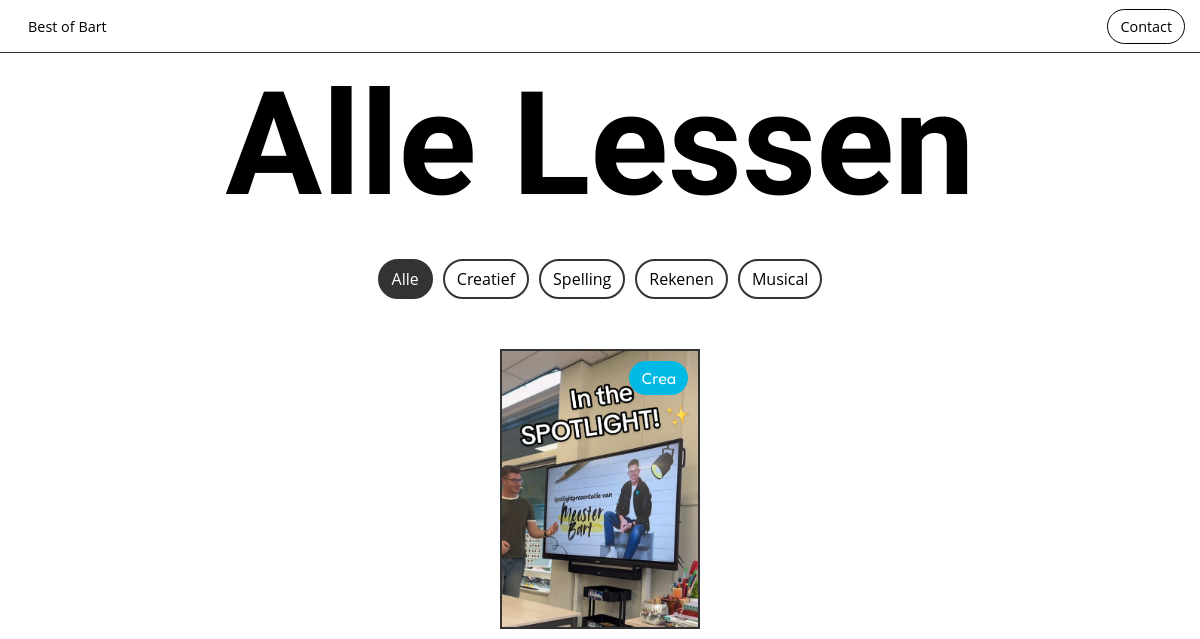
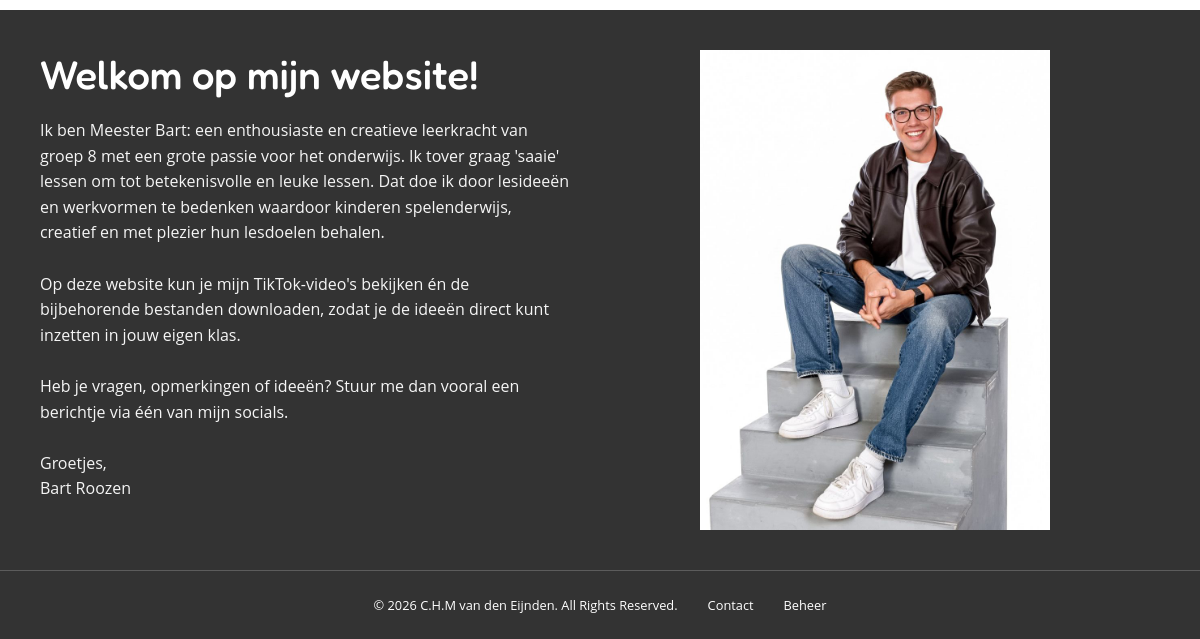
/lessen/, run on an earlier commit of the app's database (2 pictures, top to bottom).
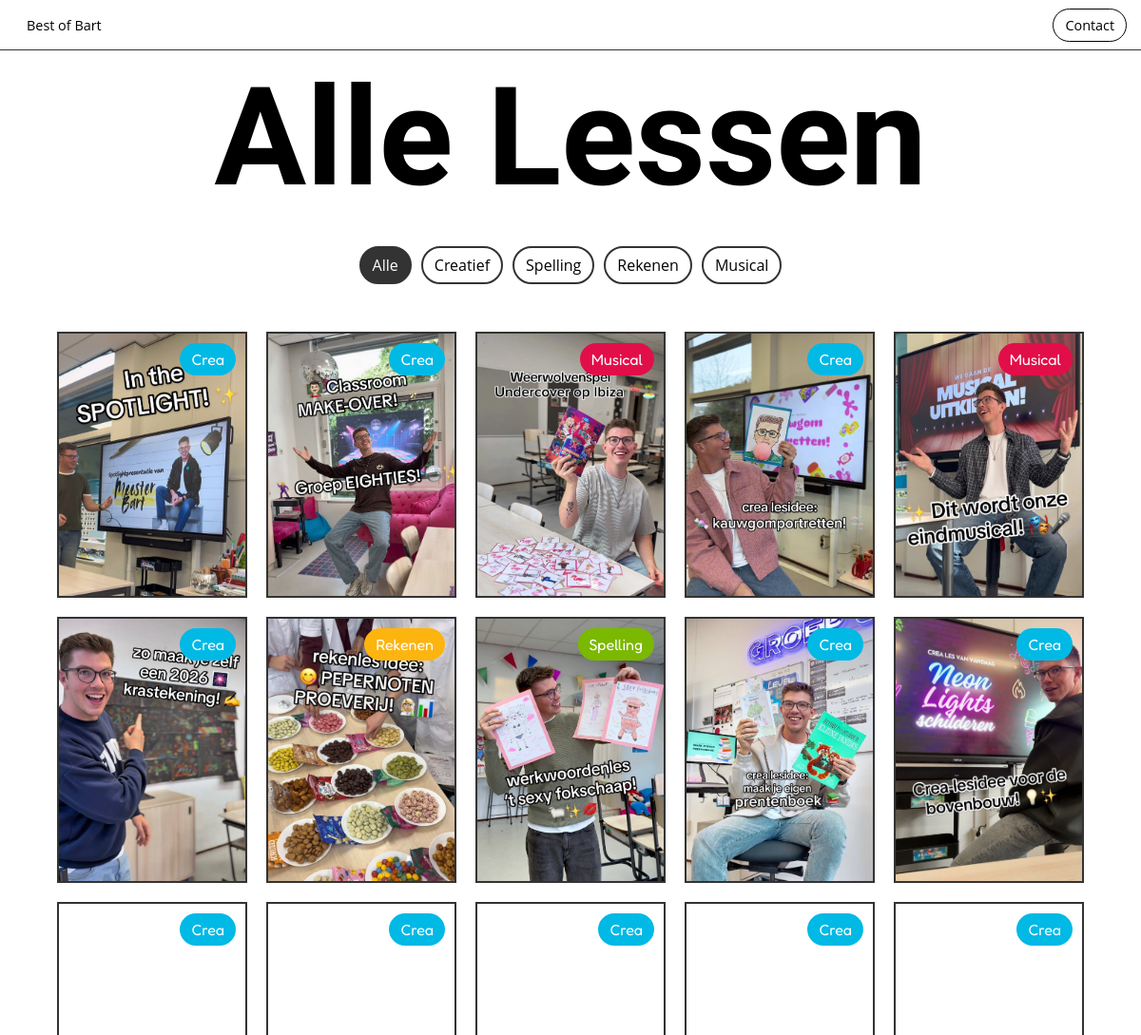
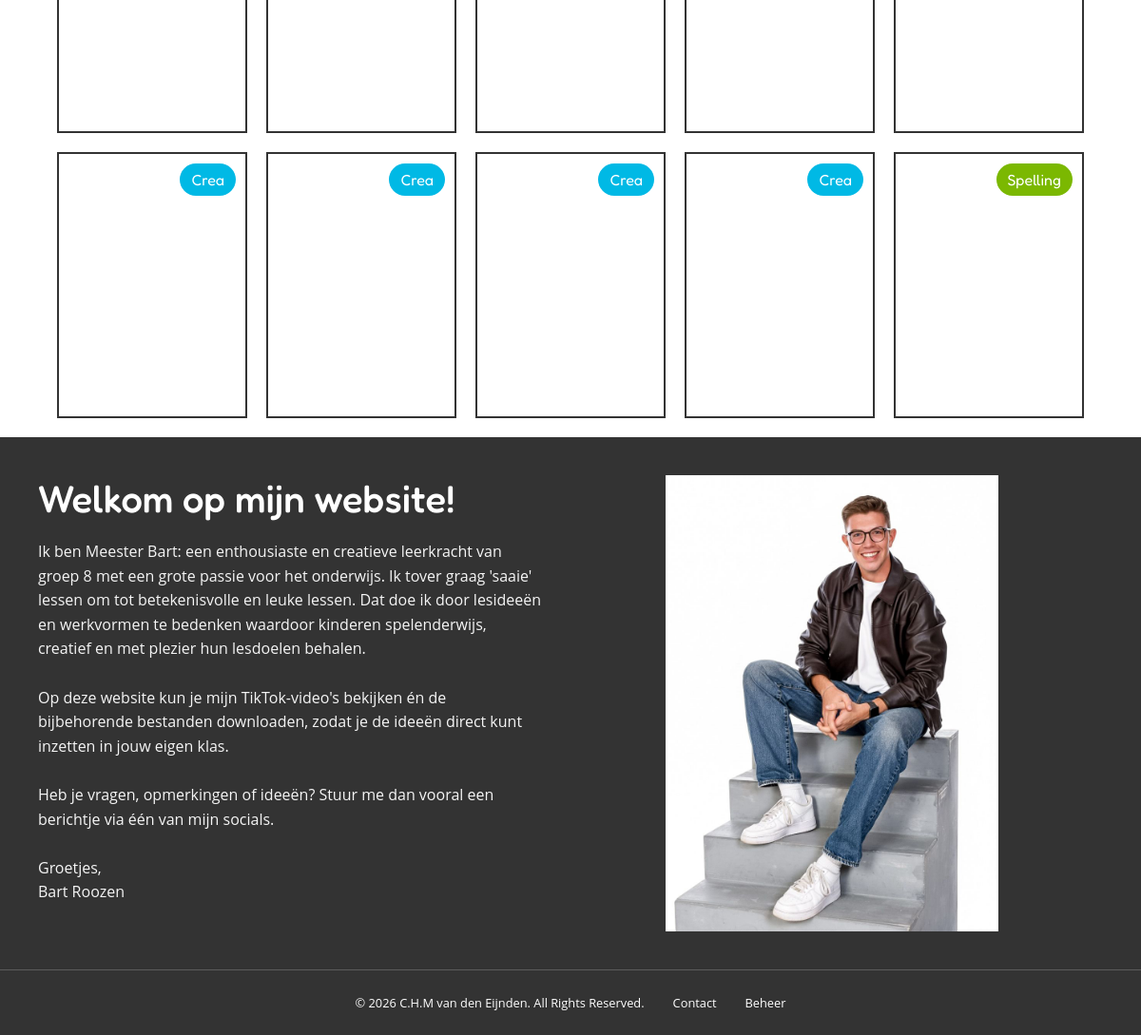
And on a later commit of the database (2 pictures, top to bottom).
### gallery/models.py (models this page shows, shortened)
class GalleryItem(models.Model):
    GENRE_CHOICES = [
        ("crea", "Crea"),
        ("musical", "Musical"),
        ("rekenen", "Rekenen"),
        ("spelling", "Spelling"),
    ]
    title = models.CharField(max_length=200)
    description = models.TextField()
    image = models.ImageField(upload_to="main/images/")
    tiktok_url = models.URLField(max_length=500, blank=True)
    genre = models.CharField(max_length=20, choices=GENRE_CHOICES, default="crea")
    order = models.PositiveIntegerField(
        default=0,
        help_text="Lower numbers show first. Leave at 0 to put a new item at the top.",
    )
    is_visible = models.BooleanField(default=True)
    class Meta:
        ordering = ["order", "-id"]
    @property
    def files_json(self):
        return json.dumps([{"url": f.url} for f in self.files.all()])

### best_of_bart/views.py (the view)
# urls.py: path('lessen/', views.items_view, name='lessen'),
def items_view(request):
    return render(request, 'items.html', {
        'gallery_items': visible_items(),
    })

### best_of_bart/views.py (called while the page is built)
def visible_items():
    return GalleryItem.objects.filter(is_visible=True).prefetch_related("files")

### gallery/models.py (called while the page is built)
    @property
    def url(self):
        return self.file.url if self.file else self.external_url

### templates/items.html (shortened to what this page needs)
{% extends "base.html" %}
{% load static %}
{% block content %}
<div class="home-container">
    <h1 class="main-header">Alle Lessen</h1>
    <div class="filter-container">
        <button class="filter-btn active"  data-filter="all">Alle</button>
        <button class="filter-btn" data-filter="crea">Creatief</button>
        <button class="filter-btn" data-filter="spelling">Spelling</button>
        <button class="filter-btn" data-filter="rekenen">Rekenen</button>
        <button class="filter-btn" data-filter="musical">Musical</button>
    </div>
    <div class="gallery">
        {% for item in gallery_items %}
            <div class="gallery-item" data-item-id="{{ item.id }}" data-tiktok-url="{{ item.tiktok_url }}" data-description="{{ item.description }}" data-genre="{{ item.genre }}" data-files='{{ item.files_json|safe }}'>
                <img src="{{ item.image.url }}" alt="{{ item.title }}">
                <span class="genre-tag genre-{{ item.genre }}">{{ item.genre }}</span>
            </div>
        {% endfor %}
    </div>
    <div class="highlighted-item">
        <div class="column">
            <h1 class="highlighted-title">Welkom op mijn website!</h1>
            <p class="highlighted-description">Ik ben Meester Bart: een enthousiaste en creatieve leerkracht van groep 8 met een grote passie voor het onderwijs. Ik tover graag 'saaie' lessen om tot betekenisvolle en leuke lessen. Dat doe ik door lesideeën en werkvormen te bedenken waardoor kinderen spelenderwijs, creatief en met plezier hun lesdoelen behalen.<br><br>Op deze website kun je mijn TikTok-video's bekijken én de bijbehorende bestanden downloaden, zodat je de ideeën direct kunt inzetten in jouw eigen klas.<br><br>Heb je vragen, opmerkingen of ideeën? Stuur me dan vooral een berichtje via één van mijn socials.<br><br>Groetjes,<br>Bart Roozen</p>
        </div>
        <div class="column">
            <img class="highlighted-img" src="{% static 'main/images/Introducing.jpeg' %}" alt="Meester Bart">
        </div>
    </div>
</div>
{% endblock %}

### templates/base.html (shortened to what this page needs)
{% load static %}
<!DOCTYPE html>
<html lang="en">
<head>
    <link rel="stylesheet" href="{% static 'main/css/style.css' %}">
</head>
<body>
    <header>
        <nav>
            <div class="left-navbar">
                <a href="{% url 'home' %}" class="home-btn">Best of Bart</a>
            </div>
            <div class="right-navbar">
                <a href="{% url 'contact' %}" class="contact-btn">Contact</a>
            </div>
        </nav>
    </header>
    <main>
        {% block content %}{% endblock %}
    </main>
    <footer class="footer">
        <p>&copy; 2026 C.H.M van den Eijnden. All Rights Reserved.</p>
        <a href="{% url 'contact' %}">Contact</a>
        <a href="https://bestofbart.nl/beheer">Beheer</a>
    </footer>
</body>
</html>

### static/main/css/style.css (style rules this page uses)
* { margin: 0; padding: 0; box-sizing: border-box; }
body { display: flex; flex-direction: column; height: 100%; }
html { height: 100%; }
main { flex: 1; }
.main-header { font-family: 'Ms Madi', cursive; font-size: 2.5rem; text-align: center; color: black; margin: 0; }
nav { display: flex; flex-direction: row; justify-content: space-between; align-items: center; padding: 15px; color: black; font-family: "Open Sans", sans-serif; font-size: 1rem; position: fixed; top: 0; left: 0; right: 0; background-color: white; z-index: 1000; border-bottom: 1px solid #333; }
.contact-btn, .home-btn, .tab-btn { color: black; background-color: white; cursor: pointer; font-size: 0.9rem; font-weight: normal; transition: background-color 0.2s; }
.contact-btn, .home-btn { border-radius: 50px; border: 1px solid transparent; padding: 7px 12px; text-decoration: none; width: fit-content; }
.contact-btn { border: 1px solid black; }
.home-container, .contact-container { display: flex; flex-direction: column; align-items: center; justify-content: center; padding: 0; margin-top: 60px; }
.gallery { display: flex; width: 100%; background-color: white; flex-wrap: wrap; align-items: center; justify-content: center; height: fit-content; padding: 20px; gap: 20px; }
.gallery-item { border: 2px solid #333; width: 110px; height: 154px; background-color: white; cursor: pointer; user-select: none; position: relative; overflow: hidden; transition: transform 0.3s ease-in-out; }
.gallery-item img { width: 100%; height: 100%; object-fit: cover; display: block; -webkit-transform: translateZ(0); }
.highlighted-item { background-color: #333; width: 100%; min-height: 300px; display: flex; flex-direction: column; justify-content: center; align-items: center; padding: 30px 20px; }
.highlighted-item .column { display: flex; flex-direction: column; justify-content: flex-start; }
.highlighted-title { font-family: "Fredoka", serif; font-size: 1.7rem; color: white; font-weight: 500; margin: 0 0 20px; text-align: left; }
.highlighted-description { font-family: "Open Sans", sans-serif; font-size: 0.95rem; color: whitesmoke; line-height: 1.6; margin: 0; }
.highlighted-img { width: 100%; height: auto; object-fit: cover; display: block; }
.footer { background-color: #333; color: white; padding: 10px; font-family: "Open Sans", sans-serif; font-size: 0.8rem; display: flex; justify-content: center; align-items: center; text-align: left; border-top: 1px solid rgba(255, 255, 255, 0.2); }
.footer a, .footer p { color: white; padding: 15px; text-decoration: none; }
.filter-container { display: flex; gap: 10px; justify-content: center; margin: 30px 0; flex-wrap: wrap; }
.filter-btn, .see-all-btn { color: #000; text-decoration: none; font-family: "Open Sans", sans-serif; font-size: 1rem; padding: 7px 12px; border: 2px solid #333; background-color: white; border-radius: 25px; cursor: pointer; transition: all 0.3s ease; }
.filter-btn.active, .see-all-btn.active { background-color: #333; color: white; border-color: #333; }
.genre-tag { position: absolute; top: 10px; right: 10px; font-size: 1rem; color: white; padding: 7px 12px; border-radius: 50px; font-family: "Fredoka", sans-serif; text-transform: capitalize; z-index: 1; }
.genre-crea { background-color: #00b9e5; }
.genre-spelling { background-color: #7bb801; }
.genre-rekenen { background-color: #fdb40f; }
.genre-musical { background-color: #e20e49; }
@media (min-width: 769px) { .main-header { font-size: 9rem; } }
@media (min-width: 769px) { .gallery-item { width: 200px; height: 280px; } }
@media (min-width: 769px) { .highlighted-item { flex-direction: row; gap: 40px; padding: 40px; align-items: flex-start; } }
@media (min-width: 769px) { .highlighted-item .column:first-child { flex: 1; max-width: 50%; flex-direction: column; justify-content: flex-start; } }
@media (min-width: 769px) { .highlighted-item .column:last-child { flex: 1; max-width: 50%; display: flex; justify-content: flex-end; align-items: center; padding-right: 20px; } }
@media (min-width: 769px) { .highlighted-img { width: 350px; height: auto; object-fit: contain; } }
@media (min-width: 769px) { .highlighted-title { font-size: 2.5rem; } }
@media (min-width: 769px) { .highlighted-description { font-size: 1rem; } }

What changed in the data, as far as the page shows it:
added GalleryItem: image (picture), genre "Crea"
added GalleryItem: image (picture), genre "Musical"
added GalleryItem: image (picture), genre "Crea"
added GalleryItem: image (picture), genre "Musical"
added GalleryItem: image (picture), genre "Crea"
added GalleryItem: image (picture), genre "Rekenen"
added GalleryItem: image (picture), genre "Spelling"
added GalleryItem: image (picture), genre "Crea"
added GalleryItem: image (picture), genre "Crea"
added GalleryItem: image (picture), genre "Crea"
added GalleryItem: image (picture), genre "Crea"
added GalleryItem: image (picture), genre "Crea"
added GalleryItem: image (picture), genre "Crea"
added GalleryItem: image (picture), genre "Crea"
added GalleryItem: image (picture), genre "Crea"
added GalleryItem: image (picture), genre "Crea"
added GalleryItem: image (picture), genre "Crea"
added GalleryItem: image (picture), genre "Crea"
added GalleryItem: image (picture), genre "Spelling"
